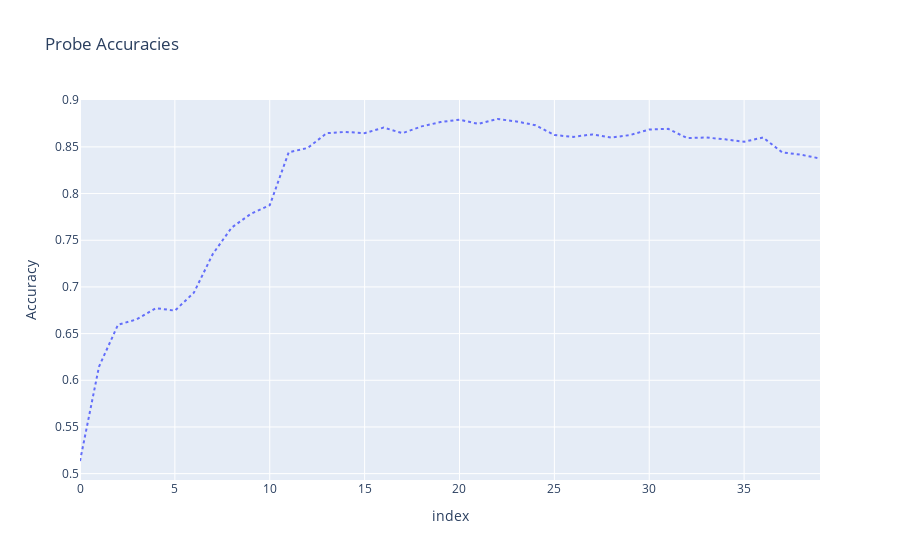

Notebook source saved alongside this figure:
### Code cell
from utils.analytics_utils import plot_resid_probe_accuracies
plot_resid_probe_accuracies(modelact.probe_accs["resid_post"], n_layers=n_layers)

### Figure 1 — Plotly figure (JSON) as saved in the notebook; plotly's stock layout.template omitted (floating-point values rounded to 4 significant figures)
{"data": [{"hovertemplate": "variable=0<br>index=%{x}<br>value=%{y}<extra></extra>", "legendgroup": "0", "line": {"color": "#636efa", "dash": "dot"}, "marker": {"color": "blue", "size": 3, "symbol": "circle"}, "mode": "lines", "name": "0", "orientation": "v", "showlegend": true, "type": "scatter", "x": [0, 1, 2, 3, 4, 5, 6, 7, 8, 9, 10, 11, 12, 13, 14, 15, 16, 17, 18, 19, 20, 21, 22, 23, 24, 25, 26, 27, 28, 29, 30, 31, 32, 33, 34, 35, 36, 37, 38, 39], "xaxis": "x", "y": [0.5135, 0.6145, 0.6594, 0.6653, 0.6772, 0.6746, 0.6937, 0.7353, 0.7637, 0.7782, 0.7875, 0.8442, 0.8488, 0.8647, 0.866, 0.8647, 0.8706, 0.8647, 0.8719, 0.8766, 0.8792, 0.8746, 0.8799, 0.8772, 0.8733, 0.8627, 0.8607, 0.8634, 0.8601, 0.8627, 0.8686, 0.8693, 0.8594, 0.8601, 0.8581, 0.8554, 0.8601, 0.8442, 0.8416, 0.8376], "yaxis": "y"}], "layout": {"legend": {"title": {"text": "variable"}, "tracegroupgap": 0}, "showlegend": false, "title": {"text": "Probe Accuracies"}, "xaxis": {"anchor": "y", "domain": [0, 1], "title": {"text": "index"}}, "yaxis": {"anchor": "x", "domain": [0, 1], "title": {"text": "Accuracy"}}}}
